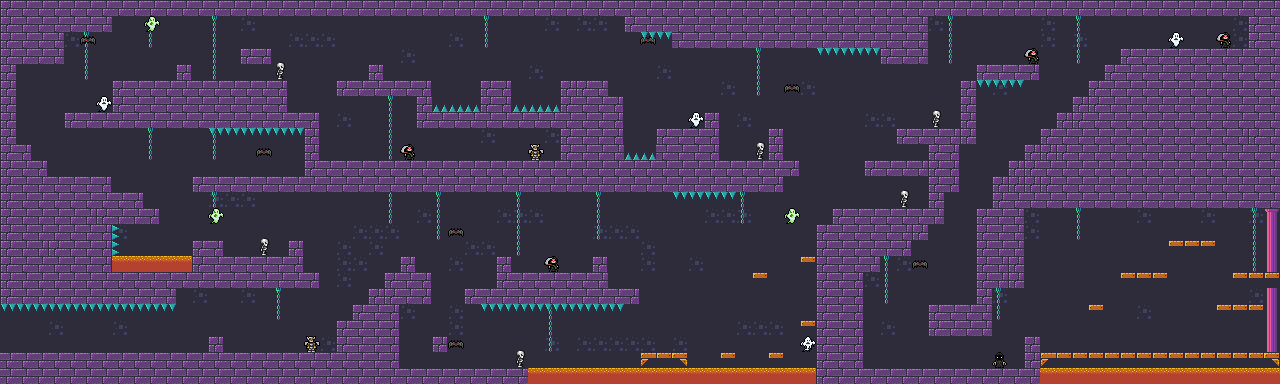

The image is a tile-based game level rendered from a .tmx file. Its description and source (layers, tilesets, objects; grid data summarised) follow:
An orthogonal 80x24 tile map with 16x16 px tiles, 6 tile layers (background, decoration, ground, creatures, ...), 5 tilesets.

<map version="1.8" tiledversion="1.8.0" orientation="orthogonal" renderorder="right-down" width="80" height="24" tilewidth="16" tileheight="16" infinite="0" nextlayerid="11" nextobjectid="1">
 <tileset firstgid="1" source="tiles3.tsx" />
 <tileset firstgid="61" source="creatures3.tsx" />
 <tileset firstgid="73" source="creatures.tsx" />
 <tileset firstgid="145" source="tiles.tsx" />
 <tileset firstgid="321" source="creatures2.tsx" />
 <group id="2" name="tilemap">
  <layer id="1" name="background" width="80" height="24">
   <data>[1920 cells, 1920 non-empty, 2 distinct tile ids]</data>
  </layer>
  <layer id="8" name="decoration" width="80" height="24">
   <data>[1920 cells, 90 non-empty, 7 distinct tile ids]</data>
  </layer>
  <layer id="7" name="ground" width="80" height="24">
   <data>[1920 cells, 824 non-empty, 16 distinct tile ids]</data>
  </layer>
 </group>
 <group id="3" name="creatures">
  <layer id="6" name="creatures" width="80" height="24">
   <data>[1920 cells, 27 non-empty, 8 distinct tile ids]</data>
  </layer>
 </group>
 <group id="5" name="items">
  <layer id="4" name="coins" width="80" height="24">
   <data>[1920 cells, 0 non-empty, 0 distinct tile ids]</data>
  </layer>
 </group>
 <group id="9" name="traps">
  <layer id="10" name="traps" width="80" height="24">
   <data>[1920 cells, 54 non-empty, 4 distinct tile ids]</data>
  </layer>
 </group>
</map>
